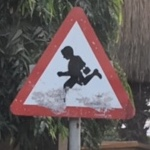
#> input picture images/0.jpg, 150 x 150 px; its folder holds 4 pictures in this run
$ jupyter execute --allow-errors Traffic_Sign_Classifier.ipynb   (shell and % lines are left out)
#> lines starting #> are read from the running program, lines starting #| are printed output that depends on the picture
#> further down, img is the input picture: shape (150, 150, 3); mean R, G, B 102.2, 91.5, 92.8
#> `img = cv2.resize(img, (32,32), interpolation = cv2.INTER_AREA)`:
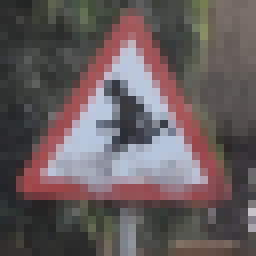
#> img: shape (32, 32, 3) (shown 8 times larger); mean R, G, B 102.2, 91.5, 92.8
#> pass 2 of the loop `for x in range(5):`:
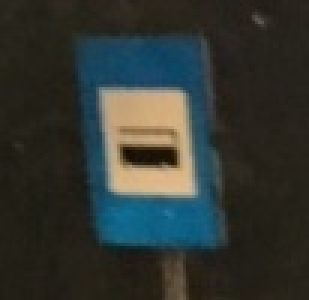
#> input picture images/1.jpg, 103 x 100 px (shown 3 times larger)
#> img is the input picture: shape (100, 103, 3); mean R, G, B 49.8, 54.3, 49.5
#> `img = cv2.resize(img, (32,32), interpolation = cv2.INTER_AREA)`:
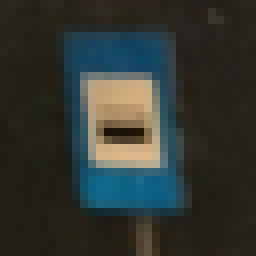
#> img: shape (32, 32, 3) (shown 8 times larger); mean R, G, B 49.8, 54.3, 49.5
#> pass 3 of the loop `for x in range(5):`:
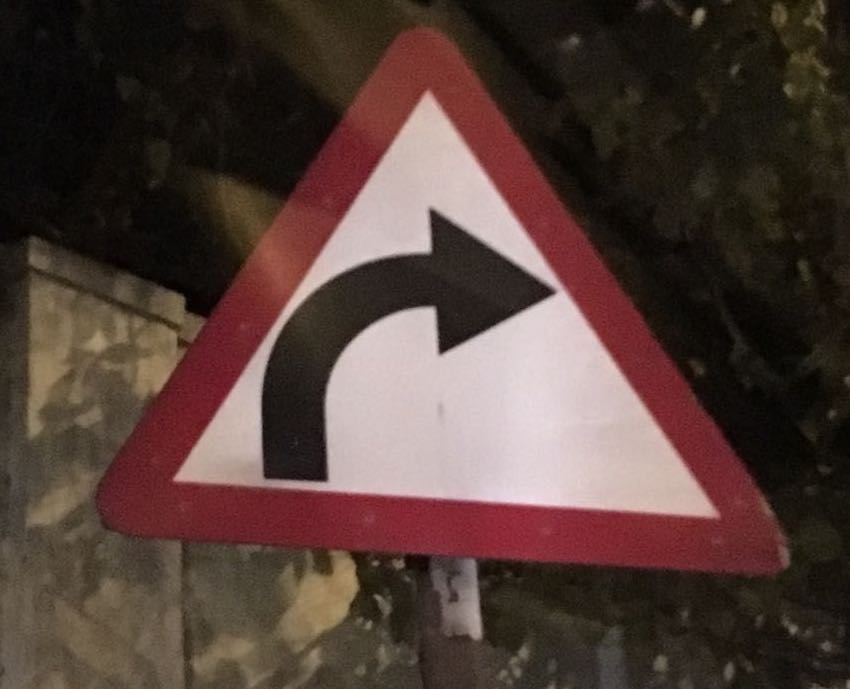
#> input picture images/2.jpg, 850 x 689 px
#> img is the input picture: shape (689, 850, 3); mean R, G, B 82.1, 62.1, 56
#> `img = cv2.resize(img, (32,32), interpolation = cv2.INTER_AREA)`:
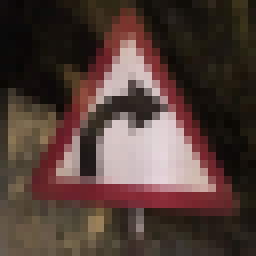
#> img: shape (32, 32, 3) (shown 8 times larger); mean R, G, B 82.1, 62.1, 56
# Self-Driving Car Engineer Nanodegree

## Deep Learning

## Project: Build a Traffic Sign Recognition Classifier

In this notebook, a template is provided for you to implement your functionality in stages which is required to successfully complete this project. If additional code is required that cannot be included in the notebook, be sure that the Python code is successfully imported and included in your submission, if necessary. Sections that begin with **'Implementation'** in the header indicate where you should begin your implementation for your project. Note that some sections of implementation are optional, and will be marked with **'Optional'** in the header.

In addition to implementing code, there will be questions that you must answer which relate to the project and your implementation. Each section where you will answer a question is preceded by a **'Question'** header. Carefully read each question and provide thorough answers in the following text boxes that begin with **'Answer:'**. Your project submission will be evaluated based on your answers to each of the questions and the implementation you provide.

>**Note:** Code and Markdown cells can be executed using the **Shift + Enter** keyboard shortcut. In addition, Markdown cells can be edited by typically double-clicking the cell to enter edit mode.

---
## Step 0: Load The Data

[cell 1]
import pickle
import time
import os

# Load datasets from storage
training_file = "train.p"
testing_file = "test.p"
logs_path = os.getcwd()+'/tmp/tensorflow_logs/example'

#> (the rest of this cell did not finish here and is left out)

---

## Step 1: Dataset Summary & Exploration

The pickled data is a dictionary with 4 key/value pairs:

- `'features'` is a 4D array containing raw pixel data of the traffic sign images, (num examples, width, height, channels).
- `'labels'` is a 2D array containing the label/class id of the traffic sign. The file `signnames.csv` contains id -> name mappings for each id.
- `'sizes'` is a list containing tuples, (width, height) representing the the original width and height the image.
- `'coords'` is a list containing tuples, (x1, y1, x2, y2) representing coordinates of a bounding box around the sign in the image. **THESE COORDINATES ASSUME THE ORIGINAL IMAGE. THE PICKLED DATA CONTAINS RESIZED VERSIONS (32 by 32) OF THESE IMAGES**

Complete the basic data summary below.

[cell 2]
### Preprocess the data here.
# [6 lines left out: function normalize, not called in this run]

[cell 3]
from skimage import transform as tr
import matplotlib.pyplot as plt
import numpy as np
import random
import cv2

# Perform augmentation on a dataset and return a dataset with all labels having the same number of samples "class_freq"
# [39 lines left out: function augment, not called in this run]

#> (a cell that did not finish here is left out)

[cell 5]
### Replace each question mark with the appropriate value.
import numpy as np
EPOCHS = 2
BATCH_SIZE = 100

# TODO: Number of training examples
#> (the rest of this cell did not finish here and is left out)

----

## Step 2: Design and Test a Model Architecture

Design and implement a deep learning model that learns to recognize traffic signs. Train and test your model on the [German Traffic Sign Dataset](http://benchmark.ini.rub.de/?section=gtsrb&subsection=dataset).

There are various aspects to consider when thinking about this problem:

- Neural network architecture
- Play around preprocessing techniques (normalization, rgb to grayscale, etc)
- Number of examples per label (some have more than others).
- Generate fake data.

Here is an example of a [published baseline model on this problem](http://yann.lecun.com/exdb/publis/pdf/sermanet-ijcnn-11.pdf). It's not required to be familiar with the approach used in the paper but, it's good practice to try to read papers like these.

**NOTE:** The LeNet-5 implementation shown in the [classroom](https://classroom.udacity.com/nanodegrees/nd013/parts/fbf77062-5703-404e-b60c-95b78b2f3f9e/modules/6df7ae49-c61c-4bb2-a23e-6527e69209ec/lessons/601ae704-1035-4287-8b11-e2c2716217ad/concepts/d4aca031-508f-4e0b-b493-e7b706120f81) at the end of the CNN lesson is a solid starting point. You'll have to change the number of classes and possibly the preprocessing, but aside from that it's plug and play!

### Implementation

Use the code cell (or multiple code cells, if necessary) to implement the first step of your project. Once you have completed your implementation and are satisfied with the results, be sure to thoroughly answer the questions that follow.

### Question 1

_Describe how you preprocessed the data. Why did you choose that technique?_

**Answer:** The images are first converted to the YUV color mode. The U and V (color information) is removed to finally give a grayscale image. Next, the grayscale images are normalized such that each pixel has a value between 0.1 and 0.9.

- Reasons for converting images to grayscale are multifold:
    * Grayscale images are immune to variations in lighting, such as extreme shadows or bright sunshine.
    * Grayscale images are much lesser in size as they are only one layer deep (without the color information) making processing much faster
    * The U and V information in traffic signs did not yield any better results during testing. My thinking is that they let some brightness noise to creep in and spoil the data. Although, it must be noted that color information should theoretically help better distinguish between different signs (e.g a *parking sign* which is red and a *left turn ahead* sign which is predominantly blue)

- The main reason for normalizing images is to reduce the intensity variations caused in grayscale images due to the variable lighting effects in the original colored data. This helps two same signs with different lighting conditions to be seen as the same by the model, instead of two different images, thus helping in better generalizatioin of the model.

#> (a cell that did not finish here is left out)

[cell 7]
import random
import numpy as np
import matplotlib.pyplot as plt
from sklearn.utils import shuffle
from skimage import transform as tr

# Check if the images and their corresponding labels match after pre-processing stage is over
#> (the rest of this cell did not finish here and is left out)

### Data balancing

As can be seen in the first histogram above, all labels have been given an equal number of images (5000 in this case) so that the unbalanced original data does not cause any learning biases in the trained model. This technique has helped propel the model above 97% testing accuracy.

The second histogram shows the balancing in the training set after a random split was done to generate the validation and training sets. Due to non-perfect randomness, the training set has a slight uneveness to it. However, this change can be considered negligible in the grand scheme of things as the standard deviation is less than 5% for all labels. So, we move on.

### Question 2

_Describe how you set up the training, validation and testing data for your model. **Optional**: If you generated additional data, how did you generate the data? Why did you generate the data? What are the differences in the new dataset (with generated data) from the original dataset?_

**Answer:** This part was a little tricky.

Most answers given on the forums suggest creating a validation data set from the training data using a randomized function in a 80-20% fashion where the validation set gets 20% of the training set images randomly.
However, this [paper](http://yann.lecun.com/exdb/publis/pdf/sermanet-ijcnn-11.pdf) and the original [website for the GTSRB data](http://benchmark.ini.rub.de/?section=gtsrb&subsection=dataset) point out an important structural characterstic of the data. The original training data is divided into tracks where each track represents 30 frames of a video shooting a traffic sign. Consequentially, each track consists of 30 images of the same traffic sign as the camera approaches and then passes the sign in the original video. This is important because during preparation of the validation dataset, if we do selections totally randomly, then we end up creating a validation set that has literally the same signs as the training dataset, thus creating a massive bias while training the model on the training dataset.

As pointed out by various questions on the forums, most cohorts are having a problem with overfitting and assume that there is a problem in the data. I think the problem here is caused by the above mentioned error in dataset creation, as the validation and training dataset are essentially the same, thus creating an overly good validation test accuracy (the lesson where the LeNet architecture is tested, validation accuracy is an abnormal 95%).

Here, I created a custom randomization where "tracks" are randomly distributed into validation and training datasets instead of images, which should rectify the above mentioned problem.

Once a reviewer validates this viewpoint, I'll share this on the forums for the future cohorts.

Next, the training data has been augmented by creating several variations of the original data and then adding them to the finalized training dataset. The augmentation involves random scaling, translation, rotation and affine transformations of the original images. The affine Transformation is done as it maintains parallelism of lines, but can change the perspective through which to look at the object (traffic sign in this case). The other transformations are simple ways of adding some robustness to the model. In total, a training set containing 108,000 images is used for training.

[cell 8]
### Define your architecture here.
### Feel free to use as many code cells as needed.

import tensorflow as tf
from tensorflow.contrib.layers import flatten
# Hyperparameters
mu = 0
sigma = 0.1
c1 = 32
c2 = 64
f1 = 100

# Variables defined above so that they can be accessed by saver module later
#> (the rest of this cell did not finish here and is left out)

### Question 3

_What does your final architecture look like? (Type of model, layers, sizes, connectivity, etc.)  For reference on how to build a deep neural network using TensorFlow, see [Deep Neural Network in TensorFlow
](https://classroom.udacity.com/nanodegrees/nd013/parts/fbf77062-5703-404e-b60c-95b78b2f3f9e/modules/6df7ae49-c61c-4bb2-a23e-6527e69209ec/lessons/b516a270-8600-4f93-a0a3-20dfeabe5da6/concepts/83a3a2a2-a9bd-4b7b-95b0-eb924ab14432) from the classroom._

**Answer:**

The architecture uses 4 layers.

Layer 1: A convolutional layer with 32 5*5 filters performing a convolution on 32 by 32 grayscale normalized images. Activation used is Rectified Linear followed by Max Pooling to reduce the size by half. Finally a dropout is used so as to contain excessive noise generating from lower stage layers that may cause overfitting in the end.

Layer 2: A convolutional layer with 64 5*5 filters performing a convolution on the 32 layer deep output from layer 1. A Rectified Linear activation and Max Pooling are performed next. However, no dropouts are used in-order to preserve more information at this stage.

Layer 3: A classifier layer with a width of 100 hidden units. It takes as input the flattened output of Layer 2 and performs matrix multiplication and addition in the form "Wx + b" to gain classifier level information. The output is 100 units wide. Additionally, a dropout at this stage proved to help with overfitting.

Layer 4: The final classifier with a width of 43 hidden units. Performs the same operation as Layer 3 and outputs a 43 unit wide array that matches the one_hot_y label array in shape. This is also the final output of the model and is used to process accuracy and loss.

In summary, the architecture is a variation of the LeNet architecture with the only difference of multi-scaling. Here, the output from the lowest layer is also used in the final classifier layers, so as to give the model a "feel" for low lever details (like short lines and arcs) along with high level details (complex shapes like a right turn, parking sign, etc) of an image. Also the classifier is a 2-stage classifier, wherein the additional depth in the classifier helps with better generalizations and accuracy.

#> (a cell that did not finish here is left out)

[cell 10]
# learning rate
rate = 0.001

#> (the rest of this cell did not finish here and is left out)

#> (a cell that did not finish here is left out)

#> (a cell that did not finish here is left out)

#> (a cell that did not finish here is left out)

## Accuracy 97.5

Although the output above shows 97.1% accuracy, earlier runs produced an all-time high of 97.5% accuracy. Please bear in mind that this accuracy comes from very low amount of testing and fine-tuning, as my credits for the GPU enabled AWS instance have all but run out. Only 10 epochs for pre-training and 2-3 epochs for training have produced this result. I believe, a generous 30 epochs (by when the validation acc should have reached 100%), coupled with some fine-tuning (like variable learning rate and variable augmentation) can push this accuracy well past the 98.3% human accuracy for the test dataset. Suffice to say, I'm satisfied with the output and will put more time and effort once the hardware restrictions are less strict.

### Question 4

_How did you train your model? (Type of optimizer, batch size, epochs, hyperparameters, etc.)_

**Answer:**

- Optimizer: Adam Optimizer is used that uses moving averages of parameters for better convergence.
- Batch size: 100
- Epochs: 15-30 for pre-training, and 1-5 epochs for training
- Hyperparameters: Learning rate is 0.001, Mean and standard deviation for variable distribution are 0 and 0.1

### Question 5

_What approach did you take in coming up with a solution to this problem? It may have been a process of trial and error, in which case, outline the steps you took to get to the final solution and why you chose those steps. Perhaps your solution involved an already well known implementation or architecture. In this case, discuss why you think this is suitable for the current problem._

**Answer:**

**Pretraining**
The final accuracy could only be acheived by training on pre-trained weights and biases. For pre-training, the model was run through 15 epochs.

**Training**
Finally, the program was rerun several times after clearing the output and restarting the kernel with an EPOCH value of 1. This process was done manually (although it could quite easily be automated) for 5-10 times. After a few runs, the data augmentation was reduced to 72000 total training images.

**Reasoning**
Training on the same augmented data would plateau the test accuracy after a while. Hence, the second-stage training involves learning from freshly augmented datasets to produce better results. If the training stage gets automated, the accuracy could probably be increased by a sizaeble margin. However, my AWS credits are starting to run low and my base machine can't handle the training in any reasonable time limits. Hence, I leave any additional fine-tuning for a future period.

The architecture has been sourced from this brilliant and lucid [paper](http://yann.lecun.com/exdb/publis/pdf/sermanet-ijcnn-11.pdf). Although, they recommend using 108-108 feature outputs and a 100-100 hidden unit width for the classifier, I found the 32-64 feature output to be good enough in accuracy, but much faster in execution times (which again helped with faster testing).

All in all, I believe the testing accuracy can be easily pushed by 1-3% if some more AWS instance testing and fine tuning are put into this model. Changes like following a 108-108 architecture, additional augmentation on the training dataset, fine-tuning of the hyper-parameters, and more epochs for the actual training could help with improving testing accuracy.

---

## Step 3: Test a Model on New Images

Take several pictures of traffic signs that you find on the web or around you (at least five), and run them through your classifier on your computer to produce example results. The classifier might not recognize some local signs but it could prove interesting nonetheless.

You may find `signnames.csv` useful as it contains mappings from the class id (integer) to the actual sign name.

### Implementation

Use the code cell (or multiple code cells, if necessary) to implement the first step of your project. Once you have completed your implementation and are satisfied with the results, be sure to thoroughly answer the questions that follow.

[cell 14]
### Load the images and plot them here.
### Feel free to use as many code cells as needed.
import matplotlib.pyplot as plt
import matplotlib.image as mpimg
import numpy as np
import cv2
import math
import tensorflow as tf

real_set = []
#> (the rest of this cell did not finish here and is left out)
